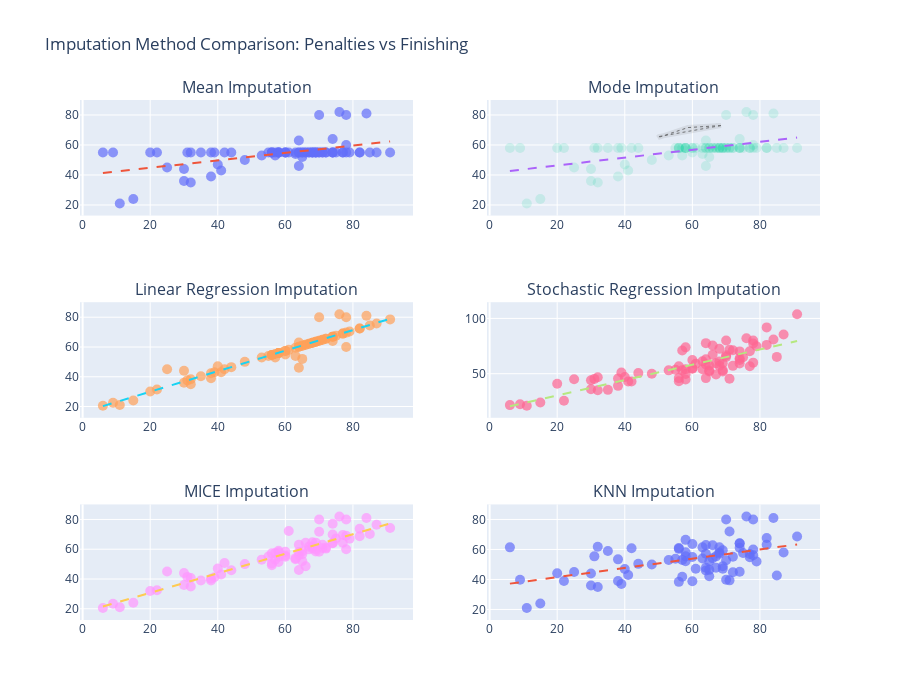

Source (notebook cell):
### Code cell
import numpy as np
import plotly.subplots as sp
import plotly.graph_objects as go

# Function to create combined scatter plot with subplots and a variable number of data points
def create_combined_scatter_plot(dfs, titles, num_points=100):
    # Create subplots (3 rows and 2 columns)
    fig = sp.make_subplots(rows=3, cols=2, subplot_titles=titles)

    # Loop through each DataFrame and add a scatter plot
    for i, (df, title) in enumerate(zip(dfs, titles)):
        # Sample a specified number of points from the DataFrame
        sample_df = df.sample(n=min(num_points, len(df)), random_state=42)

        # Add scatter plot
        fig.add_trace(
            go.Scatter(x=sample_df['finishing'], y=sample_df['penalties'], mode='markers', name=title,
                       marker=dict(size=10, opacity=0.7)),
            row=(i // 2) + 1, col=(i % 2) + 1
        )

        # Add trendline using ordinary least squares (OLS)
        trendline = np.polyfit(sample_df['finishing'], sample_df['penalties'], 1)
        trendline_func = np.poly1d(trendline)
        x_range = np.linspace(sample_df['finishing'].min(), sample_df['finishing'].max(), 100)
        fig.add_trace(
            go.Scatter(x=x_range, y=trendline_func(x_range), mode='lines', name='Trendline', line=dict(dash='dash')),
            row=(i // 2) + 1, col=(i % 2) + 1
        )

    # Update layout
    fig.update_layout(title_text="Imputation Method Comparison: Penalties vs Finishing", 
                      height=700, width=900, showlegend=False)
    fig.show()

# Calculate the mean and mode for the 'penalties' column
mean_value = df1['penalties'].mean()
mode_value = df1['penalties'].mode()[0]  # Get the first mode if there are multiple

# Mean Imputation
df1_mean = df1.copy()
df1_mean['penalties'] = df1_mean['penalties'].fillna(mean_value)

# Mode Imputation
df1_mode = df1.copy()
df1_mode['penalties'] = df1_mode['penalties'].fillna(mode_value)

# List of DataFrames and titles for each imputation method
dfs = [
    df1_mean[['finishing', 'penalties']],        # Include mean imputation
    df1_mode[['finishing', 'penalties']],        # Include mode imputation
    df1_linear[['finishing', 'penalties']],
    df1_stochastic[['finishing', 'penalties']],
    df1_mice[['finishing', 'penalties']],
    df1_knn[['finishing', 'penalties']]
    
]

titles = [
     'Mean Imputation',          # Title for mean imputation
    'Mode Imputation'  ,         # Title for mode imputation
    'Linear Regression Imputation',
    'Stochastic Regression Imputation',
    'MICE Imputation',
    'KNN Imputation'
]

# Create the combined scatter plot with a specified number of points
num_points_to_plot = 80  # Change this value as needed
create_combined_scatter_plot(dfs, titles, num_points=num_points_to_plot)
